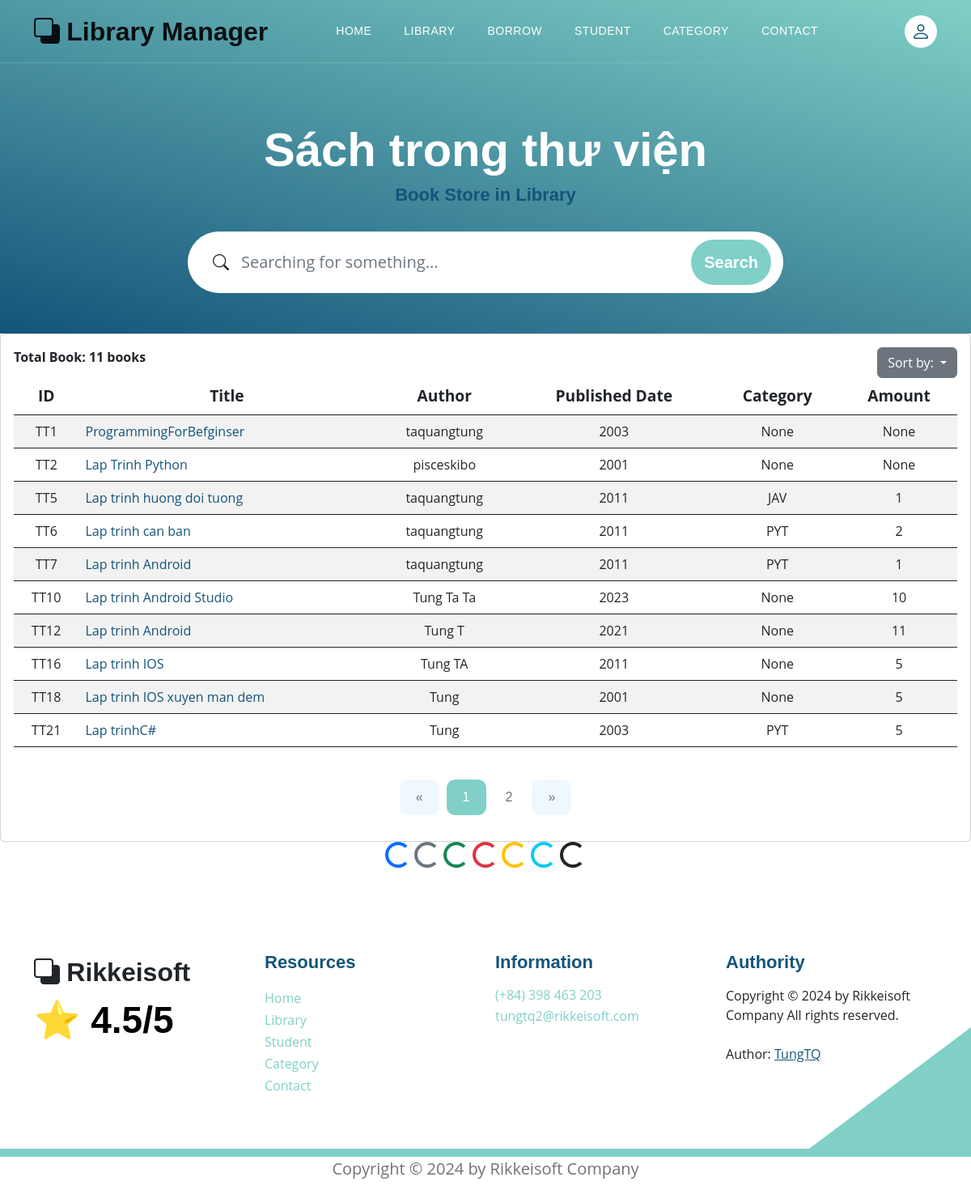
/books, run on the app's committed database.
### models.py (models this page shows, shortened)
class Book(Base):
    __tablename__ = 'books'
    username_id = Column(String(30), ForeignKey('users.username'), nullable=False)
    id_book = Column(String(30), primary_key=True, unique=True, index=True)         # Số thứ tự sách
    title = Column(String(100), index=True)      # Tiêu đề sách
    author = Column(String(100), index=True)     # Tác giả
    year = Column(Integer)                  # Năm xuất bản
    quantity_amount = Column(Integer, index=True, default=0)
    category_id = Column(String(10), ForeignKey('category.category_id'), nullable=False)
    insert_at = Column(DateTime, index = True)
    insert_id = Column(String(30), index = True)
    update_at = Column(DateTime,index=True)
    update_id = Column(String(30), index = True)
    delete_at = Column(DateTime,index=True)
    delete_id = Column(String(30), index = True)
    delete_flag = Column(Integer, index=True)
    user = relationship("User", back_populates="books")
    category = relationship("Category", back_populates="category_books")
    borrows = relationship("BorrowBook", back_populates="book_borrow")
    borrowfinal = relationship("BorrowBookFinal", back_populates="book_borrow_final")

class Category(Base):
    __tablename__ = 'category'
    category_id = Column(String(10), primary_key=True, index=True)
    category_name = Column(String(50), index=True)
    insert_at = Column(DateTime, index = True)
    insert_id = Column(String(30), index = True)
    update_at = Column(DateTime,index=True)
    update_id = Column(String(30), index = True)
    delete_at = Column(DateTime,index=True)
    delete_id = Column(String(30), index = True)
    delete_flag = Column(Integer, index=True)
    category_books = relationship("Book", back_populates="category")

### main.py (the view)
@app.get('/books', response_class=HTMLResponse)
async def read_all_books(request: Request, page: int = Query(1, gt=0), page_size: int = Query(10, gt=0), db: Session = Depends(models.get_db)):
    mean_star = get_mean_star(db)
    offset = (page - 1) * page_size
    books = db.query(models.Book).filter(models.Book.delete_flag == 0).offset(offset).limit(page_size).all()
    total_books = db.query(models.Book).filter(models.Book.delete_flag == 0).count()
    total_pages = (total_books + page_size - 1) // page_size  # Tính toán tổng số trang
    return templates.TemplateResponse("library.html", {
        "request": request,
        "books": books,
        "total_books": total_books,
        "page": page,
        "total_pages": total_pages,
        "mean_star": mean_star
    })

### templates/library.html (shortened to what this page needs)
{% extends "base.html" %}
{% block content %}
<section class="hero-section d-flex justify-content-center align-items-center" id="section_1"
    style="padding-bottom: 50px;">
    <div class="container">
        <div class="row">
            <div class="col-lg-8 col-12 mx-auto">
                <h1 class="text-white text-center"> Sách trong thư viện </h1>
                <h6 class="text-center"> Book Store in Library </h6>
                <form method="get" action="/books/search_book" class="custom-form mt-4 pt-2 mb-lg-0 mb-5" role="search">
                    <div class="input-group input-group-lg">
                        <span class="input-group-text bi-search" id="basic-addon1"></span>
                        <input name="searching" type="search" class="form-control" id="searching"
                            placeholder="Searching for something..." aria-label="Search Anywhere">
                        <button type="submit" class="btn btn-primary">Search</button>
                    </div>
                </form>
            </div>
        </div>
    </div>
</section>
<div class="card card-table comman-shadow">
    <div class="card-body">
        <div class="table-responsive">
            <div id="DataTables_Table_0_wrapper" class="dataTables_wrapper no-footer">
                <div class="row">
                    <div class="col-md-6">
                        <div class="dataTables_length" id="DataTables_Table_0_length">
                            <label> <b> Total Book: {{total_books}} books </b>
                            </label>
                        </div>
                    </div>
                    <div class="col-md-6 text-md-end">
                        <div class="dropdown">
                            <button class="btn btn-secondary dropdown-toggle" type="button" data-bs-toggle="dropdown" aria-expanded="false">
                                Sort by:
                            </button>
                        </div>
                    </div>
                </div>
                <table
                    class="table border-0 star-student table-hover table-center mb-0 datatable table-striped dataTable no-footer"
                    id="DataTables_Table_0" aria-describedby="DataTables_Table_0_info">
                    <thead class="student-thread">
                        <tr style="text-align: center; font-size:larger;">
                            <th rowspan="1" colspan="1"
                                aria-label="ID: activate to sort column ascending">ID</th>
                            <th rowspan="1" colspan="1"
                                aria-label="Title: activate to sort column ascending">Title</th>
                            <th rowspan="1" colspan="1"
                                aria-label="Author: activate to sort column ascending">Author</th>
                            <th rowspan="1" colspan="1"
                                aria-label="Published Date: activate to sort column ascending">Published Date</th>
                            <th rowspan="1" colspan="1"
                                aria-label="Category: activate to sort column ascending">Category</th>
                            <th rowspan="1" colspan="1"
                                aria-label="Action: activate to sort column ascending">Amount</th>
                        </tr>
                    </thead>
                    <tbody>
                        <form action="">
                        {% for book in books %}
                            <tr class="{% if loop.index is even %} even {% else %}odd{% endif %}">
                                <td style="text-align: center;">{{ book.id_book }}</td>
                                <td> <a href="#">{{ book.title }}</a></td>
                                <td style="text-align: center;">{{ book.author }}</td>
                                <td style="text-align: center;">{{ book.year }}</td>
                                <td style="text-align: center;">{{ book.category }}</td>
                                <td style="text-align: center;">{{ book.quantity_amount }}</td>
                            </tr>
                        {% endfor %}
                        </form>
                    </tbody>
                </table>
                <div style="text-align: center;">
                    <nav aria-label="Page navigation example" style="display: inline-block;">
                        <ul class="pagination">
                            <li class="page-item {% if page == 1 %}disabled{% endif %}">
                                <a class="page-link" href="/books?page={{ page - 1 }}" aria-label="Previous">
                                    <span aria-hidden="true">&laquo;</span>
                                </a>
                            </li>
                            {% for num in range(1, total_pages + 1) %}
                            <li class="page-item {% if num == page %}active{% endif %}">
                                <a class="page-link" href="/books?page={{ num }}">{{ num }}</a>
                            </li>
                            {% endfor %}
                            <li class="page-item {% if page == total_pages %}disabled{% endif %}">
                                <a class="page-link" href="/books?page={{ page + 1 }}" aria-label="Next">
                                    <span aria-hidden="true">&raquo;</span>
                                </a>
                            </li>
                        </ul>
                    </nav>
                </div>
            </div>
        </div>
    </div>
</div>
<div style="text-align: center;">
    <div class="spinner-border text-primary" role="status">
    </div>
    <div class="spinner-border text-secondary" role="status">
    </div>
    <div class="spinner-border text-success" role="status">
    </div>
    <div class="spinner-border text-danger" role="status">
    </div>
    <div class="spinner-border text-warning" role="status">
    </div>
    <div class="spinner-border text-info" role="status">
    </div>
    <div class="spinner-border text-dark" role="status">
    </div>
  </div>
{% endblock content %}

### static/css/templatemo-topic-listing.css (style rules this page uses)
:root { --white-color: #ffffff; --primary-color: #13547a; --secondary-color: #80d0c7; --section-bg-color: #f0f8ff; --custom-btn-bg-color: #80d0c7; --custom-btn-bg-hover-color: #13547a; --dark-color: #000000; --p-color: #717275; --border-color: #7fffd4; --link-hover-color: #13547a; --body-font-family: 'Open Sans', sans-serif; --title-font-family: 'Montserrat', sans-serif; --h1-font-size: 58px; --h2-font-size: 46px; --h3-font-size: 32px; --h4-font-size: 28px; --h5-font-size: 24px; --h6-font-size: 22px; --p-font-size: 20px; --menu-font-size: 14px; --btn-font-size: 18px; --copyright-font-size: 16px; --border-radius-large: 100px; --border-radius-medium: 20px; --border-radius-small: 10px; --font-weight-normal: 400; --font-weight-medium: 500; --font-weight-semibold: 600; --font-weight-bold: 700; }
body { background-color: var(--white-color); font-family: var(--body-font-family); }
h2, h3, h4, h5, h6 { color: var(--dark-color); }
h1, h2, h3, h4, h5, h6 { font-family: var(--title-font-family); font-weight: var(--font-weight-semibold); }
h1 { font-size: var(--h1-font-size); font-weight: var(--font-weight-bold); }
h6 { color: var(--primary-color); font-size: var(--h6-font-size); }
ul li { color: var(--p-color); font-size: var(--p-font-size); font-weight: var(--font-weight-normal); }
a, button { touch-action: manipulation; transition: all 0.3s; }
a { display: inline-block; color: var(--primary-color); text-decoration: none; }
b, strong { font-weight: var(--font-weight-bold); }
.hero-section { background-image: linear-gradient(15deg, #13547a 0%, #80d0c7 100%); position: relative; overflow: hidden; padding-top: 150px; padding-bottom: 150px; }
.hero-section .input-group { background-color: var(--white-color); border-radius: var(--border-radius-large); padding: 10px 15px; }
.hero-section .input-group-text { background-color: transparent; border: 0; }
.hero-section input[type="search"] { border: 0; box-shadow: none; margin-bottom: 0; padding-left: 0; }
.hero-section button[type="submit"] { background-color: var(--primary-color); border: 0; border-radius: var(--border-radius-large) !important; color: var(--white-color); max-width: 150px; }
.pagination { margin-top: 40px; }
.page-link { border: 0; border-radius: var(--border-radius-small); color: var(--p-color); font-family: var(--title-font-family); margin: 0 5px; padding: 10px 20px; }
.page-item:first-child .page-link { margin-right: 10px; }
.page-item:first-child .page-link, .page-item:last-child .page-link { background-color: var(--section-bg-color); border-radius: var(--border-radius-small); }
.active>.page-link, .page-link.active { background-color: var(--secondary-color); border-color: var(--secondary-color); }
.custom-form .form-control { border-radius: var(--border-radius-large); color: var(--p-color); margin-bottom: 24px; padding-top: 13px; padding-bottom: 13px; padding-left: 20px; outline: none; }
.custom-form button[type="submit"] { background: var(--custom-btn-bg-color); border: none; border-radius: var(--border-radius-large); color: var(--white-color); font-family: var(--title-font-family); font-size: var(--p-font-size); font-weight: var(--font-weight-semibold); transition: all 0.3s; margin-bottom: 0; }

### data on the page
Book: id_book "TT1", title "ProgrammingForBefginser", author "taquangtung", year "2003", category "None", quantity_amount "None"
Book: id_book "TT2", title "Lap Trinh Python", author "pisceskibo", year "2001", category "None", quantity_amount "None"
Book: id_book "TT5", title "Lap trinh huong doi tuong", author "taquangtung", year "2011", category "JAV", quantity_amount "1"
Book: id_book "TT6", title "Lap trinh can ban", author "taquangtung", year "2011", category "PYT", quantity_amount "2"
Book: id_book "TT7", title "Lap trinh Android", author "taquangtung", year "2011", category "PYT", quantity_amount "1"
Book: id_book "TT10", title "Lap trinh Android Studio", author "Tung Ta Ta", year "2023", category "None", quantity_amount "10"
Book: id_book "TT12", title "Lap trinh Android", author "Tung T", year "2021", category "None", quantity_amount "11"
Book: id_book "TT16", title "Lap trinh IOS", author "Tung TA", year "2011", category "None", quantity_amount "5"
Book: id_book "TT18", title "Lap trinh IOS xuyen man dem", author "Tung", year "2001", category "None", quantity_amount "5"
Book: id_book "TT21", title "Lap trinhC#", author "Tung", year "2003", category "PYT", quantity_amount "5"

### other printed values
{{ total_books }} "11"
{{ num }} "1" "2"
{{ mean_star }} "4.5"
